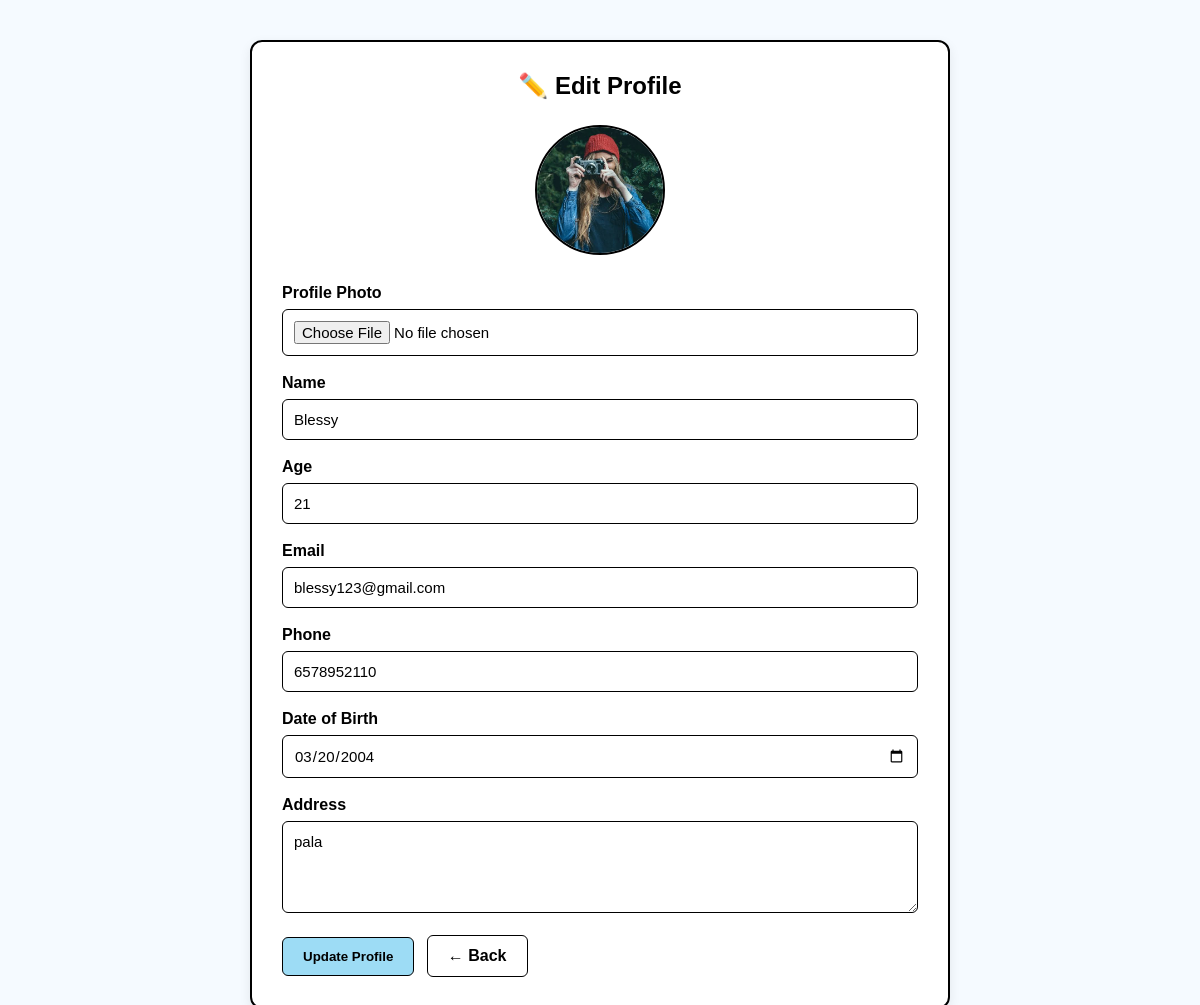
Screenshot of /User/EditProfile/ (signed in) with the database file from the repository.
### User/models.py (models this page shows, shortened)
class tbl_UserProfile(models.Model):
    registration = models.OneToOneField(
        'Guest.tbl_registration',
        on_delete=models.CASCADE,
        related_name='user_profile'
    )
    age = models.IntegerField(null=True, blank=True)
    date_of_birth = models.DateField(
        null=True,
        blank=True
    )
    profile_photo = models.ImageField(
        upload_to='profile_photos/',
        null=True,
        blank=True
    )

### Guest/models.py (models this page shows, shortened)
class tbl_registration(models.Model):
    ROLE_CHOICES = (
        ('USER', 'User'),
        ('DOCTOR', 'Doctor'),
        ('ADMIN', 'Admin'),
    )
    user_name = models.CharField(max_length=100)
    user_email = models.EmailField(unique=True)
    user_contact = models.CharField(max_length=20)
    user_address = models.TextField(default='', blank=True)
    user_password = models.CharField(max_length=255)
    role = models.CharField(max_length=20, choices=ROLE_CHOICES, default='USER')
    is_active = models.BooleanField(default=True)
    created_at = models.DateTimeField(null=True, blank=True)
    class Meta:
        ordering = ['-id']

### User/views.py (the view, shortened to what this page needs)
# urls.py: path('EditProfile/', views.EditProfile, name='EditProfile'),
def EditProfile(request):
    if not request.session.get('user_id'):
        return redirect('Guest:Login')
    user_id = request.session.get('user_id')
    try:
        registration = tbl_registration.objects.get(
            id=user_id
        )
    except tbl_registration.DoesNotExist:
        return redirect('Guest:Login')
    profile, created = tbl_UserProfile.objects.get_or_create(
        user=registration
    )
    return render(
        request,
        'User/EditProfile.html',
        {
            'registration': registration,
            'profile': profile,
        }
    )

### User/Templates/User/EditProfile.html (shortened to what this page needs)
{% load static %}
<!DOCTYPE html>
<html lang="en">
<head>
</head>
<body>
<div class="profile-box">
    <h2>
        ✏️ Edit Profile
    </h2>
    <form
        method="POST"
        enctype="multipart/form-data">
        <div class="current-photo">
            {% if profile.profile_photo %}
                <img
                    src="{{ profile.profile_photo.url }}"
                    alt="Profile Photo">
            {% else %}
                <img
                    src="{% static 'Images/Profile.png' %}"
                    alt="Default Profile">
            {% endif %}
        </div>
        <div class="form-group">
            <label>
                Profile Photo
            </label>
            <input
                type="file"
                name="profile_photo"
                accept="image/*">
        </div>
        <div class="form-group">
            <label>
                Name
            </label>
            <input
                type="text"
                name="user_name"
                value="{{ registration.user_name }}"
                required>
        </div>
        <div class="form-group">
            <label>
                Age
            </label>
            <input
                type="number"
                name="age"
                min="1"
                max="120"
                value="{{ profile.age|default:'' }}">
        </div>
        <div class="form-group">
            <label>
                Email
            </label>
            <input
                type="email"
                name="user_email"
                value="{{ registration.user_email }}"
                required>
        </div>
        <div class="form-group">
            <label>
                Phone
            </label>
            <input
                type="tel"
                name="user_contact"
                value="{{ registration.user_contact }}"
                required>
        </div>
        <div class="form-group">
            <label>
                Date of Birth
            </label>
            <input
                type="date"
                name="date_of_birth"
                value="{{ profile.date_of_birth|date:'Y-m-d' }}">
        </div>
        <div class="form-group">
            <label>
                Address
            </label>
            <textarea
                name="user_address"
                rows="4">{{ registration.user_address }}</textarea>
        </div>
        <button
            type="submit"
            class="update-btn">
            Update Profile
        </button>
        <a
            href="{% url 'User:UserDashboard' %}"
            class="back-btn">
            ← Back
        </a>
    </form>
</div>
</body>
</html>

### User/Templates/User/EditProfile.html (style rules this page uses)
* { margin: 0; padding: 0; box-sizing: border-box; font-family: Arial, sans-serif; }
body { background: #f5faff; padding: 40px; }
.profile-box { max-width: 700px; margin: auto; background: white; padding: 30px; border: 2px solid #000; border-radius: 12px; box-shadow: 0 4px 12px rgba(0,0,0,0.08); }
h2 { text-align: center; margin-bottom: 25px; color: #000; }
.current-photo { text-align: center; margin-bottom: 25px; }
.current-photo img { width: 130px; height: 130px; object-fit: cover; border-radius: 50%; border: 2px solid #000; }
.form-group { margin-bottom: 18px; }
label { display: block; margin-bottom: 7px; font-weight: bold; }
input, textarea { width: 100%; padding: 11px; border: 1px solid #000; border-radius: 6px; font-size: 15px; }
textarea { resize: vertical; }
.update-btn { background: #9ddcf5; color: #000; border: 1px solid #000; padding: 11px 20px; border-radius: 6px; font-weight: bold; cursor: pointer; }
.back-btn { display: inline-block; margin-left: 8px; padding: 11px 20px; background: white; color: #000; text-decoration: none; border: 1px solid #000; border-radius: 6px; font-weight: bold; }

### rows the page displays
tbl_UserProfile: profile_photo (picture), age "21", date_of_birth "03/20/2004"
tbl_registration: user_name "Blessy", user_email "blessy123@gmail.com", user_contact "6578952110", user_address "pala"
